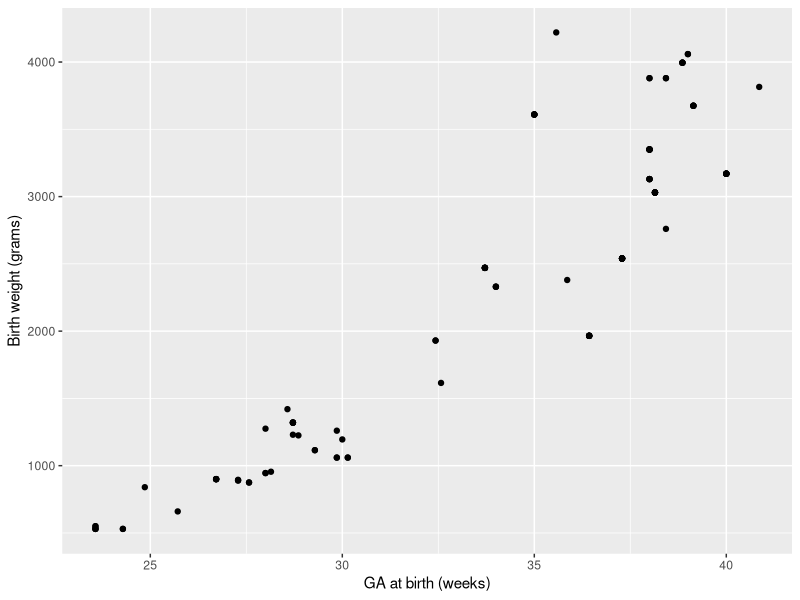
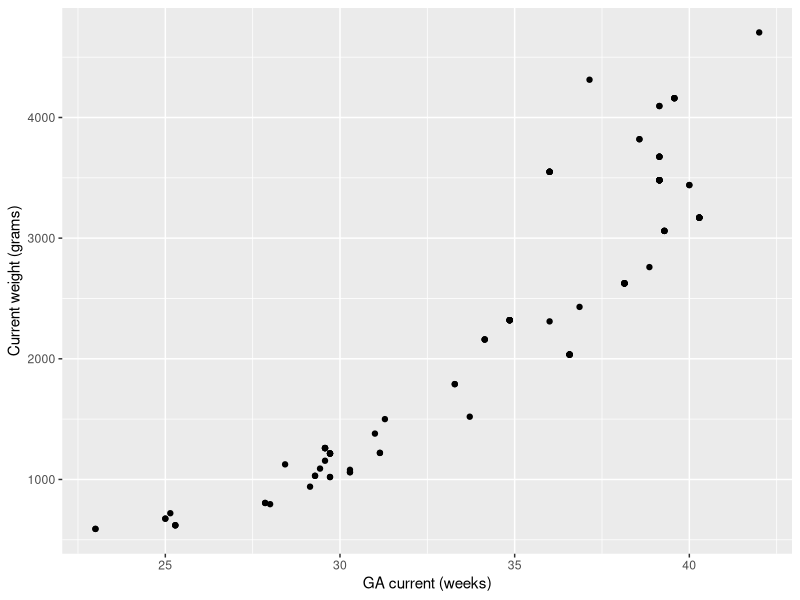
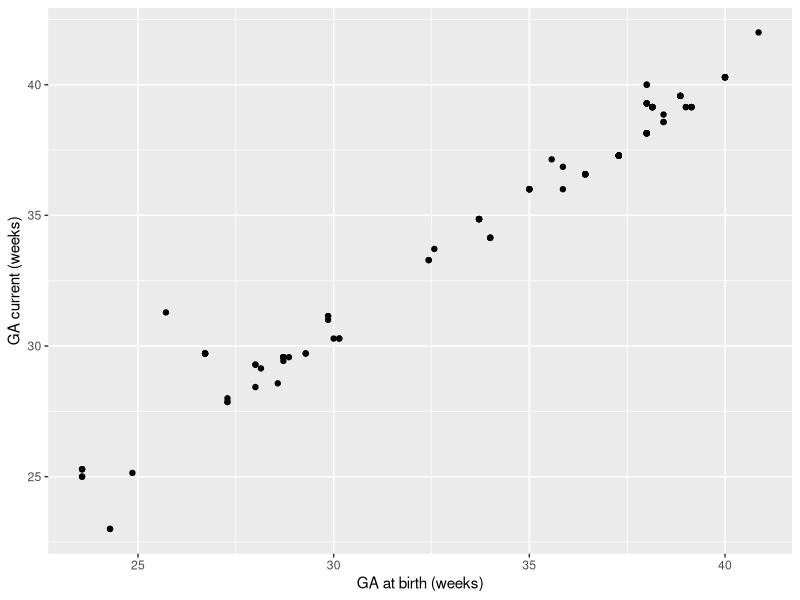
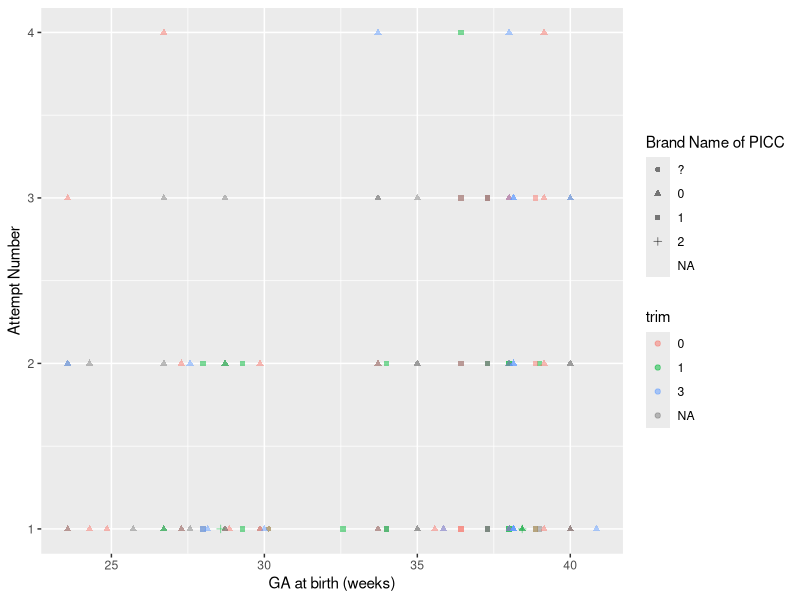

Reproduce these figures in R, in order.
## ---- chunk 1
library(tidyverse)
## ---- chunk 2
babies <- readxl::read_xlsx("PICC-Data-1.xlsx", 1)
pokes <- readxl::read_xlsx("PICC-Data-1.xlsx", 2)
## ---- chunk 3
babies <- babies %>%
  distinct(`Study Participant #`, .keep_all=TRUE) %>%
  arrange(`Study Participant #`)
## ---- chunk 4
pokes <- pokes %>%
  left_join(babies, by="Study Participant #")
## ---- chunk 5
pokes <- pokes %>%
  select(-matches("[Dd]ate"),
         -matches("time"),
         -matches("[Cc]omplication"),
         -matches("[Cc]onsent"),
         -matches("participant #"))
## ---- chunk 6
pokes <- pokes %>%
  filter(!is.na(`Un/Successful`))
## ---- chunk 7
pokes %>% select(contains("site")) %>%
  table(useNA="always")
pokes <- pokes %>% select(-`Site of Insertion`)
## ---- chunk 8
pokes %>%
  select(matches("Type of Catheter"), matches("Brand name"))%>%
  table(useNA="always")
pokes <- pokes %>% select(-matches("Type of Catheter"))
## ---- chunk 9
pokes %>%
  select(matches("PICC ")) %>%
  table(useNA="always")
pokes <- pokes %>% select(-matches("tip position"))
## ---- chunk 10
pokes %>%
  select(matches("trim")) %>%
  table(useNA="always")
## ---- chunk 11
pokes <- pokes %>%
  mutate(trim = factor(`If trimmed, how?`)) %>%
  select(-matches("Line Trimmed?"), -matches("If trimmed, how?"))
## ---- chunk 12
pokes$`Dressing Used` %>%
  table(useNA="always")
pokes <- pokes %>%
  select(-`Dressing Used`)
## ---- chunk 13
pokes <- pokes %>%
  select(-matches("total number"))
pokes %>%
  select(matches("attempt number")) %>%
  table(useNA="always")
## ---- chunk 14
pokes %>%
  ggplot() +
  geom_point(aes(x=`GA at birth (weeks)`, y=`Birth weight (grams)`))
## ---- chunk 15
pokes %>%
  ggplot() +
  geom_point(aes(x=`GA current (weeks)`, y=`Current weight (grams)`))
## ---- chunk 16
pokes <- pokes %>%
  select(-matches("weight"))
## ---- chunk 17
pokes %>%
  ggplot() +
  geom_point(aes(x=`GA at birth (weeks)`, y=`GA current (weeks)`))
## ---- chunk 18
pokes <- pokes %>% select(-matches("ga current"))
## ---- chunk 19
pokes %>%
  ggplot() +
  geom_point(aes(x=`GA at birth (weeks)`, y=`Attempt Number`, shape=`Brand Name of PICC`, color=trim ), alpha=0.5)

## ---- chunk 20
pokes <- pokes %>%
  transmute(
  y = as.integer(`Un/Successful`),
  attempt_n = as.integer(`Attempt Number`),
  right_left = as.factor(`Site of Insertion: Right or Left?`),
  lumen_size = `Catheter Lumen Size`,
  age_at_birth = `GA at birth (weeks)`,
  brand = as.factor(`Brand Name of PICC`),
  trim = trim
)
